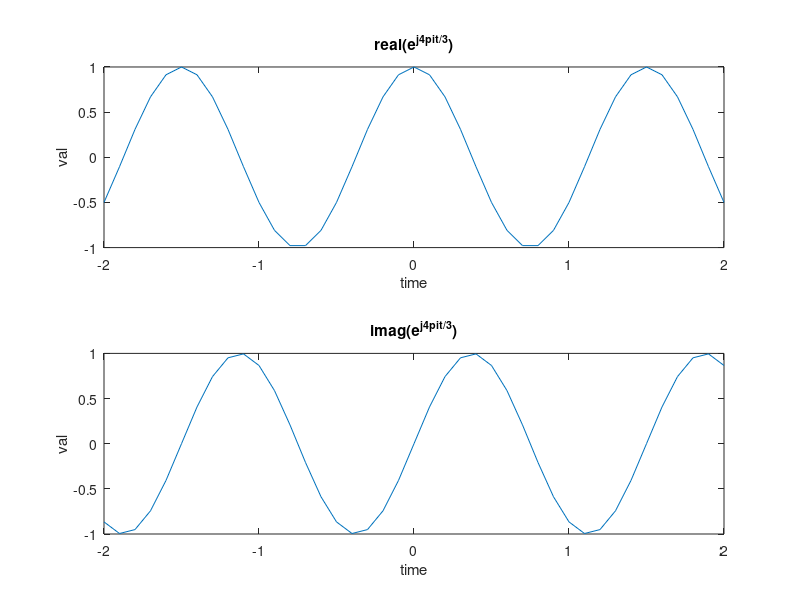

Write the MATLAB code that produced this figure.
t = [-2:0.1:2];
val = exp(j*4*pi/3*t);
r = real(val);
im = imag(val);
subplot(2,1,1);
plot(t,r);
title('real(e^{j4pit/3})');
xlabel('time');
ylabel('val');
subplot(2,1,2);
plot(t,im);
title('imag(e^{j4pit/3})');
xlabel('time');
ylabel('val');  
